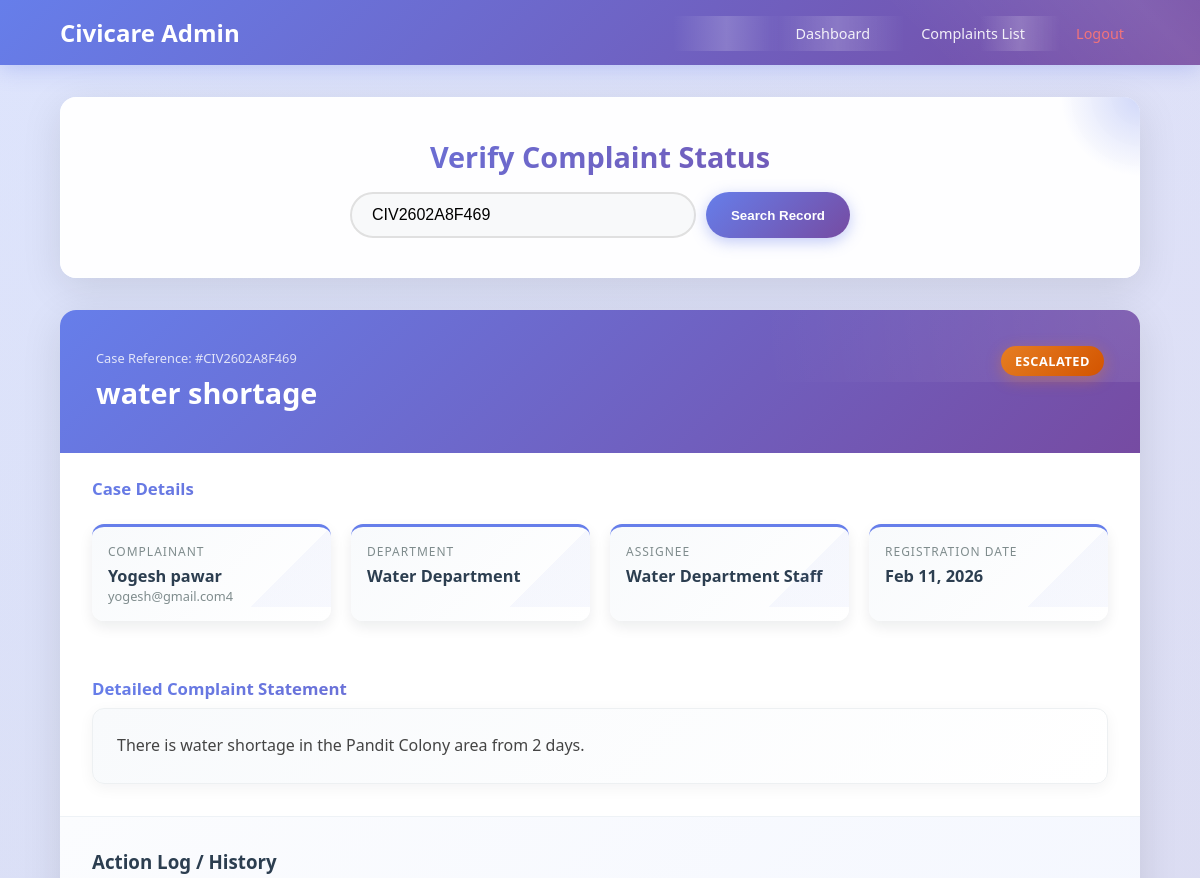
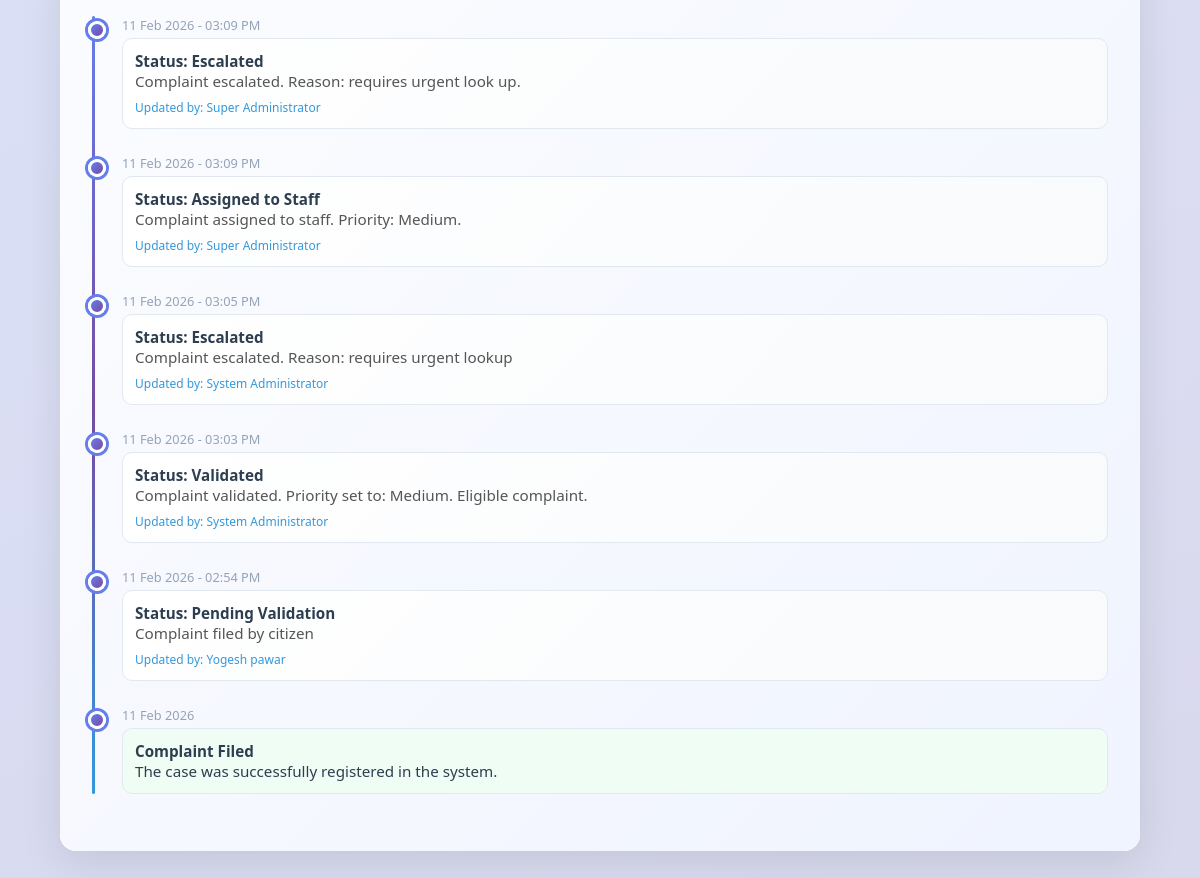
Screenshot of /admin/track_complaint.php?tracking_id=CIV2602A8F469 (signed in) with the database file from the repository (2 pictures, top to bottom).
### tables this page shows
CREATE TABLE `complaints` (
  `id` int(11) NOT NULL,
  `tracking_id` varchar(20) NOT NULL,
  `user_id` int(11) NOT NULL,
  `department_id` int(11) NOT NULL,
  `title` varchar(200) NOT NULL,
  `description` text NOT NULL,
  `location` varchar(255) DEFAULT NULL,
  `landmark` varchar(255) DEFAULT NULL,
  `priority` enum('low','medium','high','urgent') DEFAULT 'medium',
  `status` enum('pending','validated','rejected','assigned','in_progress','resolved','escalated','closed') DEFAULT 'pending',
  `rejection_reason` text DEFAULT NULL,
  `rejection_date` timestamp NULL DEFAULT NULL,
  `escalation_reason` text DEFAULT NULL,
  `escalated_by` int(11) DEFAULT NULL,
  `assigned_to` int(11) DEFAULT NULL,
  `assigned_by` int(11) DEFAULT NULL,
  `validated_by` int(11) DEFAULT NULL,
  `resolved_by` int(11) DEFAULT NULL,
  `validation_date` timestamp NULL DEFAULT NULL,
  `assignment_date` timestamp NULL DEFAULT NULL,
  `escalation_date` timestamp NULL DEFAULT NULL,
  `resolution_date` timestamp NULL DEFAULT NULL,
  `closing_remarks` text DEFAULT NULL,
  `resolution_notes` text DEFAULT NULL,
  `citizen_feedback` text DEFAULT NULL,
  `citizen_rating` int(11) DEFAULT NULL CHECK (`citizen_rating` >= 1 and `citizen_rating` <= 5),
  `parent_complaint_id` int(11) DEFAULT NULL,
  `created_at` timestamp NOT NULL DEFAULT current_timestamp(),
  `updated_at` timestamp NOT NULL DEFAULT current_timestamp() ON UPDATE current_timestamp(),
  `assigned_admin_id` int(11) DEFAULT NULL,
  `assigned_staff_id` int(11) DEFAULT NULL
);

CREATE TABLE `users` (
  `id` int(11) NOT NULL,
  `username` varchar(50) NOT NULL,
  `email` varchar(100) NOT NULL,
  `password` varchar(255) NOT NULL,
  `full_name` varchar(100) NOT NULL,
  `phone` varchar(20) DEFAULT NULL,
  `address` text DEFAULT NULL,
  `role` enum('citizen','staff','admin','super_admin') DEFAULT 'citizen',
  `department_id` int(11) DEFAULT NULL,
  `is_active` tinyint(1) DEFAULT 1,
  `last_login` timestamp NULL DEFAULT NULL,
  `password_reset_required` tinyint(1) DEFAULT 0,
  `created_at` timestamp NOT NULL DEFAULT current_timestamp(),
  `updated_at` timestamp NOT NULL DEFAULT current_timestamp() ON UPDATE current_timestamp(),
  `deleted_at` timestamp NULL DEFAULT NULL,
  `created_by` int(11) DEFAULT NULL,
  `updated_by` int(11) DEFAULT NULL
);

CREATE TABLE `departments` (
  `id` int(11) NOT NULL,
  `name` varchar(100) NOT NULL,
  `description` text DEFAULT NULL,
  `is_active` tinyint(1) DEFAULT 1,
  `created_at` timestamp NOT NULL DEFAULT current_timestamp(),
  `updated_at` timestamp NOT NULL DEFAULT current_timestamp() ON UPDATE current_timestamp()
);

CREATE TABLE `complaint_updates` (
  `id` int(11) NOT NULL,
  `complaint_id` int(11) NOT NULL,
  `user_id` int(11) NOT NULL,
  `old_status` varchar(50) DEFAULT NULL,
  `new_status` varchar(50) NOT NULL,
  `remarks` text DEFAULT NULL,
  `attachment_path` varchar(255) DEFAULT NULL,
  `created_at` timestamp NOT NULL DEFAULT current_timestamp()
);

### config/functions.php (called while the page is built, shortened)
<?php
function sanitizeInput($data) {
    $data = trim($data);
    $data = stripslashes($data);
    $data = htmlspecialchars($data);
    return $data;
}
function getStatusText($status) {
    $status_texts = [
        'pending' => 'Pending Validation',
        'validated' => 'Validated',
        'rejected' => 'Rejected',
        'assigned' => 'Assigned to Staff',
        'in_progress' => 'In Progress',
        'resolved' => 'Resolved',
        'escalated' => 'Escalated',
        'closed' => 'Closed'
    ];
    return $status_texts[$status] ?? ucfirst(str_replace('_', ' ', $status));
}
?>

### admin/track_complaint.php (the view, shortened to what this page needs)
<?php
require_once '../config/functions.php';
$conn = getDatabaseConnection();
$complaint = null;
$updates = [];
$tracking_id = '';
if (isset($_GET['tracking_id'])) {
    $tracking_id = sanitizeInput($_GET['tracking_id']);
} elseif ($_SERVER['REQUEST_METHOD'] === 'POST' && isset($_POST['tracking_id'])) {
    $tracking_id = sanitizeInput($_POST['tracking_id']);
}
if (!empty($tracking_id)) {
    $sql = "SELECT c.*,
                   u.full_name as user_name, u.email as user_email,
                   d.name as department_name,
                   staff.full_name as staff_name
            FROM complaints c
            JOIN users u ON c.user_id = u.id
            JOIN departments d ON c.department_id = d.id
            LEFT JOIN users staff ON c.assigned_to = staff.id
            WHERE c.tracking_id = ?";
    $stmt = $conn->prepare($sql);
    $stmt->bind_param("s", $tracking_id);
    $stmt->execute();
    $result = $stmt->get_result();
    if ($result && $result->num_rows === 1) {
        $complaint = $result->fetch_assoc();
        $sql_updates = "SELECT cu.*, u.full_name as updated_by_name
                        FROM complaint_updates cu
                        LEFT JOIN users u ON cu.user_id = u.id
                        WHERE cu.complaint_id = ?
                        ORDER BY cu.created_at DESC";
        $stmt_up = $conn->prepare($sql_updates);
        $stmt_up->bind_param("i", $complaint['id']);
        $stmt_up->execute();
        $updates_result = $stmt_up->get_result();
        while ($row = $updates_result->fetch_assoc()) {
            $updates[] = $row;
        }
    } else {
        $error = "No complaint records found for ID: <strong>" . htmlspecialchars($tracking_id) . "</strong>";
    }
}
?>
<!DOCTYPE html>
<html lang="en">
<head>
</head>
<body>
<div class="header">
    <div class="container">
        <nav class="navbar">
            <a href="index.php" class="logo">Civicare Admin</a>
            <div class="nav-links">
                <a href="index.php">Dashboard</a>
                <a href="complaints.php">Complaints List</a>
                <a href="../logout.php" style="color: #ff7675;">Logout</a>
            </div>
        </nav>
    </div>
</div>
<div class="container">
    <div class="search-container">
        <h2>Verify Complaint Status</h2>
        <form method="POST" class="search-box">
            <input type="text" name="tracking_id" placeholder="Enter Tracking ID (e.g. CIV24...)"
                   value="<?php echo htmlspecialchars($tracking_id); ?>" required>
            <button type="submit" class="btn-search">Search Record</button>
        </form>
    </div>
    <?php if ($complaint): ?>
        <div class="complaint-main">
            <div class="comp-header">
                <div class="comp-title">
                    <span style="font-size: 0.8rem; opacity: 0.8;">Case Reference: #<?php echo $complaint['tracking_id']; ?></span>
                    <h1><?php echo htmlspecialchars($complaint['title']); ?></h1>
                </div>
                <div class="badge-row">
                    <div class="status-pill status-<?php echo $complaint['status']; ?>">
                        <?php echo getStatusText($complaint['status']); ?>
                    </div>
                </div>
            </div>
            <div class="section-title">Case Details</div>
            <div class="details-grid">
                <div class="info-card">
                    <div class="info-label">Complainant</div>
                    <div class="info-value"><?php echo htmlspecialchars($complaint['user_name']); ?></div>
                    <div style="font-size: 0.8rem; color: #7f8c8d;"><?php echo htmlspecialchars($complaint['user_email']); ?></div>
                </div>
                <div class="info-card">
                    <div class="info-label">Department</div>
                    <div class="info-value"><?php echo htmlspecialchars($complaint['department_name']); ?></div>
                </div>
                <div class="info-card">
                    <div class="info-label">Assignee</div>
                    <div class="info-value"><?php echo $complaint['staff_name'] ? htmlspecialchars($complaint['staff_name']) : 'Not Assigned'; ?></div>
                </div>
                <div class="info-card">
                    <div class="info-label">Registration Date</div>
                    <div class="info-value"><?php echo date('M d, Y', strtotime($complaint['created_at'])); ?></div>
                </div>
            </div>
            <div class="desc-section">
                <div class="section-title" style="padding: 0; margin-bottom: 8px;">Detailed Complaint Statement</div>
                <div class="desc-content">
                    <?php echo nl2br(htmlspecialchars($complaint['description'])); ?>
                </div>
            </div>
            <div class="updates-section">
                <h3 style="color: #2c3e50;">Action Log / History</h3>
                <div class="timeline-box">
                    <?php if (empty($updates)): ?>
                        <p style="color: #94a3b8; font-style: italic;">No history logs found for this case.</p>
                    <?php else: ?>
                        <?php foreach ($updates as $update): ?>
                            <div class="update-item">
                                <div class="update-date">
                                    <?php echo date('d M Y - h:i A', strtotime($update['created_at'])); ?>
                                </div>
                                <div class="update-text">
                                    <strong>Status: <?php echo getStatusText($update['new_status']); ?></strong><br>
                                    <span style="color: #555;"><?php echo nl2br(htmlspecialchars($update['remarks'])); ?></span>
                                    <div style="margin-top: 8px; font-size: 0.75rem; color: #3498db;">
                                        Updated by: <?php echo htmlspecialchars($update['updated_by_name'] ?? 'System'); ?>
                                    </div>
                                </div>
                            </div>
                        <?php endforeach; ?>
                    <?php endif; ?>
                    <div class="update-item">
                        <div class="update-date"><?php echo date('d M Y', strtotime($complaint['created_at'])); ?></div>
                        <div class="update-text" style="background: #f0fdf4;">
                            <strong>Complaint Filed</strong><br>
                            The case was successfully registered in the system.
                        </div>
                    </div>
                </div>
            </div>
        </div>
    <?php endif; ?>
</div>
</body>
</html>

### rows the page displays
complaints: tracking "CIV2602A8F469", title "water shortage", status "ESCALATED", user.full_name "Yogesh pawar", user.email "yogesh@gmail.com4", department.name "Water Department", assigned_to.full_name "Water Department Staff", created_at "Feb 11, 2026", description "There is water shortage in the Pandit Colony area from 2 days.", created_at "11 Feb 2026"
complaint_updates: created_at "11 Feb 2026 - 03:09 PM", new_status "Escalated", remarks "Complaint escalated. Reason: requires urgent look up.", user.full_name "Super Administrator"
complaint_updates: created_at "11 Feb 2026 - 03:09 PM", new_status "Assigned to Staff", remarks "Complaint assigned to staff. Priority: Medium.", user.full_name "Super Administrator"
complaint_updates: created_at "11 Feb 2026 - 03:05 PM", new_status "Escalated", remarks "Complaint escalated. Reason: requires urgent lookup", user.full_name "System Administrator"
complaint_updates: created_at "11 Feb 2026 - 03:03 PM", new_status "Validated", remarks "Complaint validated. Priority set to: Medium. Eligible complaint.", user.full_name "System Administrator"
complaint_updates: created_at "11 Feb 2026 - 02:54 PM", new_status "Pending Validation", remarks "Complaint filed by citizen", user.full_name "Yogesh pawar"
